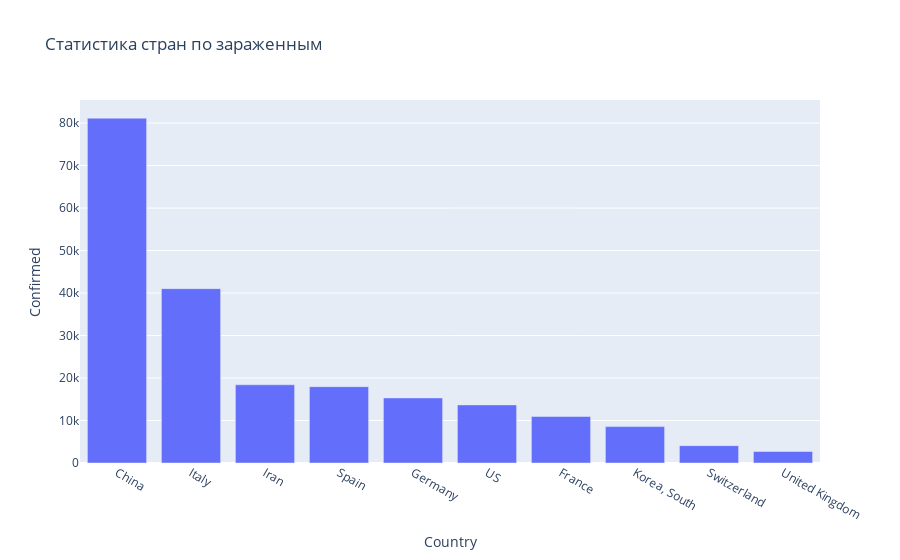

Notebook code cell kept with this figure:
### Markdown cell above
![countries deaths](img/img_2.png)

### Code cell
most_effected=data.groupby(['Country'],as_index=False)['Confirmed'].last().sort_values(by="Confirmed",ascending=False)[:10]
fig=px.bar(most_effected,x="Country",y="Confirmed",title="Статистика стран по зараженным")
fig.show()

### Figure 1 — Plotly figure (JSON) as saved in the notebook; plotly's stock layout.template omitted (floating-point values rounded to 4 significant figures)
{"data": [{"alignmentgroup": "True", "hovertemplate": "Country=%{x}<br>Confirmed=%{y}<extra></extra>", "legendgroup": "", "marker": {"color": "#636efa", "pattern": {"shape": ""}}, "name": "", "offsetgroup": "", "orientation": "v", "showlegend": false, "textposition": "auto", "x": ["China", "Italy", "Iran", "Spain", "Germany", "US", "France", "Korea, South", "Switzerland", "United Kingdom"], "xaxis": "x", "y": [81156, 41035, 18407, 17963, 15320, 13677, 10947, 8565, 4075, 2716], "yaxis": "y", "type": "bar"}], "layout": {"xaxis": {"anchor": "y", "domain": [0.0, 1.0], "title": {"text": "Country"}}, "yaxis": {"anchor": "x", "domain": [0.0, 1.0], "title": {"text": "Confirmed"}}, "legend": {"tracegroupgap": 0}, "title": {"text": "Статистика стран по зараженным"}, "barmode": "relative"}}
